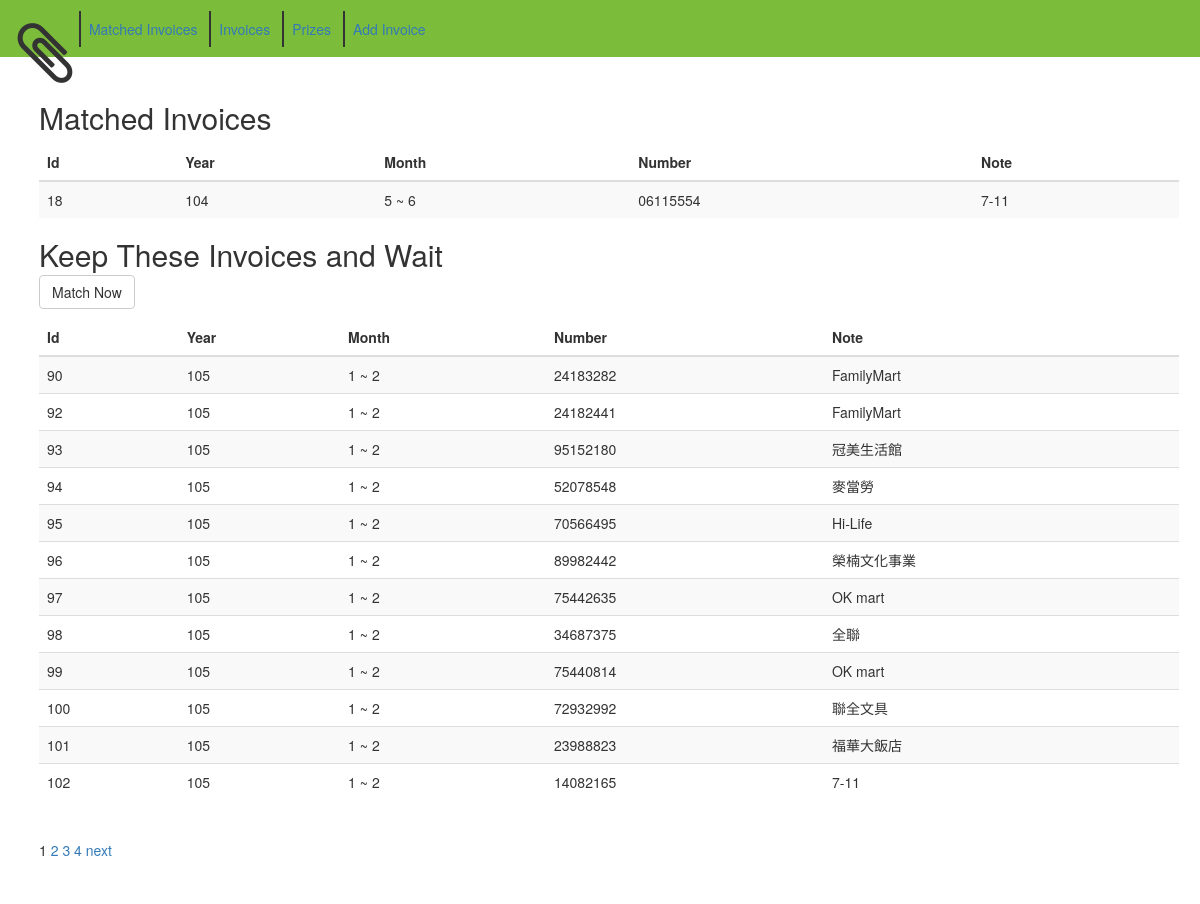
The page / on the database its author committed.
### db.py (models this page shows, shortened)
class Invoice(Base):
    __tablename__ = 'invoices'
    id = Column(Integer, primary_key=True)
    year = Column(Integer)
    month = Column(Integer)
    number = Column(String)
    note = Column(String)
    is_matched = Column(Boolean)
    prize_id = Column(Integer, ForeignKey('prizes.id'))
    prize = relationship('Prize', backref=backref('invoices'))

### web.py (the view)
@app.route('/')
def index():
    non_matched_per_rows = request.args.get('non_matched_per_rows', pagination.Pagination.DEFAULT_PER_ROWS)
    non_matched_current_page = request.args.get('non_matched_page', 1)
    try:
        non_matched_per_rows = int(non_matched_per_rows)
        non_matched_per_rows = pagination.Pagination.DEFAULT_PER_ROWS if non_matched_per_rows <= 0 else non_matched_per_rows
    except:
        non_matched_per_rows = pagination.Pagination.DEFAULT_PER_ROWS
    try:
        non_matched_current_page = int(non_matched_current_page)
        non_matched_current_page = 1 if non_matched_current_page < 1 else non_matched_current_page
    except:
        non_matched_current_page = 1
    non_matched_invoices_query = g.app.get_non_matched_invoices()
    p = pagination.Pagination(non_matched_invoices_query.count(), non_matched_per_rows, non_matched_current_page)
    view_data = {
        'matched_invoices': g.app.get_matched_invoices().all(),
        'non_matched_invoices': non_matched_invoices_query[p.get_from_rows():p.get_to_rows() + 1],
        'pagination': p
        }
    return render_template('index.html',
                           **view_data)

### db.py (called while the page is built)
    @classmethod
    def get_instance(cls):
        instance = session.query(cls).first()
        if not instance:
            instance = cls()
        return instance

    def get_matched_invoices(self):
        return session.query(Invoice).filter_by(is_matched=True).order_by(Invoice.year, Invoice.month)

    def get_non_matched_invoices(self):
        return session.query(Invoice).filter_by(is_matched=None).order_by(Invoice.year, Invoice.month)

### pagination.py (called while the page is built)
    def set_total_rows(self, total_rows):
        if total_rows < 0:
            raise ValueError("total rows must greater than zero")
        self._total_rows = total_rows

    def set_per_rows(self, per_rows):
        if per_rows < 0:
            raise ValueError("per rows must greater than zero")
        self._per_rows = per_rows

    def get_per_rows(self):
        return self._per_rows

    def set_current_page(self, current_page):
        if current_page < 1:
            raise ValueError("current page must greater than 1")
        self._current_page = current_page

    def get_current_page(self):
        return self._current_page

    def get_from_rows(self):
        return (self._current_page - 1) * self._per_rows

    def get_to_rows(self):
        return self.get_from_rows() + self._per_rows - 1

    def set_pages_range(self, pages_range):
        if pages_range < 1:
            raise ValueError("pages range must greater than 1")
        self._pages_range = pages_range

    def get_pagination_from_page(self):
        return self._pagination_from_page

    def get_pagination_to_page(self):
        return self._pagination_to_page

    def get_total_pages(self):
        return self._total_pages

### web.py (called while the page is built)
@app.before_request
def before_request():
    g.app = db.App.get_instance()

### templates/index.html (shortened to what this page needs)
{% extends "base.html" %}
{% block content %}
<h2>Matched Invoices</h2>
{% if matched_invoices|count %}
<table class="table table-striped table-hover">
  <thead>
    <tr>
      <th>Id</th>
      <th>Year</th>
      <th>Month</th>
      <th>Number</th>
      <th>Note</th>
    </tr>
  </thead>
  <tbody>
    {% for invoice in matched_invoices %}
    <tr>
      <td>{{ invoice.id }}</td>
      <td>{{ invoice.year }}</td>
      <td>{{ invoice.month * 2 - 1}} ~ {{ invoice.month * 2 }}</td>
      <td>{{ invoice.number }}</td>
      <td>{{ invoice.note }}</td>
    </tr>
    {% endfor %}
  </tbody>
</table>
{% else %}
<p>No luck today.</p>
{% endif %}
<h2>Keep These Invoices and Wait <form action="invoices_match" method="POST"><button class="btn btn-default" type="submit">Match Now</button></form></h2>
{% if non_matched_invoices|count %}
<table class="table table-striped table-hover">
  <thead>
    <tr>
      <th>Id</th>
      <th>Year</th>
      <th>Month</th>
      <th>Number</th>
      <th>Note</th>
    </tr>
  </thead>
  <tbody>
    {% for invoice in non_matched_invoices %}
    <tr>
      <td>{{ invoice.id }}</td>
      <td>{{ invoice.year }}</td>
      <td>{{ invoice.month * 2 - 1 }} ~ {{ invoice.month * 2 }}</td>
      <td>{{ invoice.number }}</td>
      <td>{{ invoice.note }}</td>
    </tr>
    {% endfor %}
  </tbody>
</table>
<div class="pagination">
  {% for page in range(pagination.get_pagination_from_page(), pagination.get_pagination_to_page() + 1) %}
  {% if page == pagination.get_current_page() %}
  <span class="current_page">{{ page }}</span>
  {% else %}
  <a href="?non_matched_page={{ page }}&non_matched_per_rows={{ pagination.get_per_rows() }}">{{ page }}</a>
  {% endif %}
  {% endfor %}
  {% if pagination.get_current_page() != pagination.get_total_pages() %}
  <a href="?non_matched_page={{ pagination.get_current_page() + 1 }}&non_matched_per_rows={{ pagination.get_per_rows() }}">next</a>
  {% endif %}
</div>
{% else %}
<p>Maybe buy something and then add the invoice you get later.</p>
{% endif %}
{% endblock %}

### rows shown on the page
Invoice: id "18", year "104", invoice.month*2-1 "5", invoice.month*2 "6", number "06115554", note "7-11"
Invoice: id "90", year "105", invoice.month*2-1 "1", invoice.month*2 "2", number "24183282", note "FamilyMart"
Invoice: id "92", year "105", invoice.month*2-1 "1", invoice.month*2 "2", number "24182441", note "FamilyMart"
Invoice: id "93", year "105", invoice.month*2-1 "1", invoice.month*2 "2", number "95152180", note "冠美生活館"
Invoice: id "94", year "105", invoice.month*2-1 "1", invoice.month*2 "2", number "52078548", note "麥當勞"
Invoice: id "95", year "105", invoice.month*2-1 "1", invoice.month*2 "2", number "70566495", note "Hi-Life"
Invoice: id "96", year "105", invoice.month*2-1 "1", invoice.month*2 "2", number "89982442", note "榮楠文化事業"
Invoice: id "97", year "105", invoice.month*2-1 "1", invoice.month*2 "2", number "75442635", note "OK mart"
Invoice: id "98", year "105", invoice.month*2-1 "1", invoice.month*2 "2", number "34687375", note "全聯"
Invoice: id "99", year "105", invoice.month*2-1 "1", invoice.month*2 "2", number "75440814", note "OK mart"
Invoice: id "100", year "105", invoice.month*2-1 "1", invoice.month*2 "2", number "72932992", note "聯全文具"
Invoice: id "101", year "105", invoice.month*2-1 "1", invoice.month*2 "2", number "23988823", note "福華大飯店"
Invoice: id "102", year "105", invoice.month*2-1 "1", invoice.month*2 "2", number "14082165", note "7-11"

### other values the page prints
{{ page }} "1"
{{ page }} "2" "3" "4"
